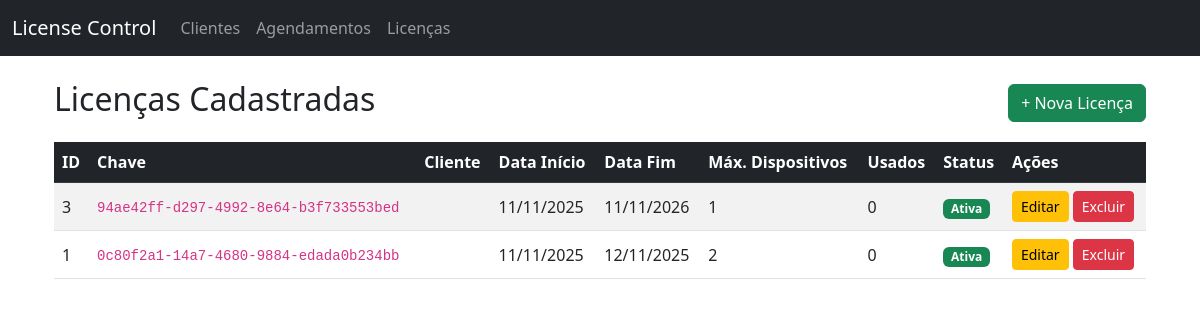
The app's page /listar/ with its own data.
### licenses/models.py (models this page shows, shortened)
class License(models.Model):
    key = models.UUIDField(default=uuid.uuid4, editable=False, unique=True)
    cliente = models.ForeignKey(
        'Cliente',
        on_delete=models.CASCADE,
        related_name='licenses',
        null=True,
        blank=True
    )
    data_inicio = models.DateTimeField(default=timezone.now)
    data_fim = models.DateTimeField(blank=True, null=True)
    expires_at = models.DateTimeField()
    is_active = models.BooleanField(default=True)
    max_devices = models.IntegerField(default=1)
    used_devices = models.IntegerField(default=0)
    class Meta:
        verbose_name = "Licença"
        verbose_name_plural = "Licenças"
        ordering = ['-data_inicio']

### licenses/views.py (the view)
# urls.py: path('listar/', views.listar_licencas, name='listar_licencas'),
def listar_licencas(request):
    licencas = License.objects.all().order_by('-data_inicio')
    return render(request, 'listar_licencas.html', {'licencas': licencas})

### templates/listar_licencas.html (shortened to what this page needs)
{% extends 'base.html' %}
{% block content %}
<div class="container mt-4">
  <div class="d-flex justify-content-between align-items-center mb-3">
    <h2>Licenças Cadastradas</h2>
    <a href="{% url 'criar_licenca' %}" class="btn btn-success">+ Nova Licença</a>
  </div>
  {% if licencas %}
  <table class="table table-striped table-hover align-middle">
    <thead class="table-dark">
      <tr>
        <th>ID</th>
        <th>Chave</th>
        <th>Cliente</th>
        <th>Data Início</th>
        <th>Data Fim</th>
        <th>Máx. Dispositivos</th>
        <th>Usados</th>
        <th>Status</th>
        <th>Ações</th>
      </tr>
    </thead>
    <tbody>
      {% for licenca in licencas %}
      <tr>
        <td>{{ licenca.id }}</td>
        <td><code>{{ licenca.key }}</code></td>
        <td>
        </td>
        <td>{{ licenca.data_inicio|date:"d/m/Y" }}</td>
        <td>{{ licenca.data_fim|date:"d/m/Y" }}</td>
        <td>{{ licenca.max_devices }}</td>
        <td>{{ licenca.used_devices }}</td>
        <td>
          {% if licenca.is_active %}
            <span class="badge bg-success">Ativa</span>
          {% else %}
            <span class="badge bg-danger">Inativa</span>
          {% endif %}
        </td>
        <td>
          <a href="#" class="btn btn-sm btn-warning">Editar</a>
          <a href="#" class="btn btn-sm btn-danger">Excluir</a>
        </td>
      </tr>
      {% endfor %}
    </tbody>
  </table>
  {% else %}
  <div class="alert alert-info">Nenhuma licença cadastrada até o momento.</div>
  {% endif %}
</div>
{% endblock %}

### templates/base.html (shortened to what this page needs)
<!DOCTYPE html>
<html lang="pt-br">
<head>
    <link rel="stylesheet" href="https://cdn.jsdelivr.net/npm/bootstrap@5.3.0/dist/css/bootstrap.min.css">
</head>
<body>
    <nav class="navbar navbar-expand-lg navbar-dark bg-dark">
        <div class="container-fluid">
            <a class="navbar-brand" href="{% url 'home' %}">License Control</a>
            <div class="collapse navbar-collapse" id="navbarNav">
                <ul class="navbar-nav">
                    <li class="nav-item">
                        <a class="nav-link" href="{% url 'admin_clientes' %}">Clientes</a>
                    </li>
                    <li class="nav-item">
                        <a class="nav-link" href="#">Agendamentos</a>
                    </li>
                    <li class="nav-item">
                        <a class="nav-link" href="{% url 'admin_licensas' %}">Licenças</a>
                    </li>
                </ul>
            </div>
        </div>
    </nav>
    <div class="container mt-4">
        {% block content %}
        {% endblock %}
    </div>
</body>
</html>

### records on screen
License: id "3", key "94ae42ff-d297-4992-8e64-b3f733553bed", data_inicio "11/11/2025", data_fim "11/11/2026", max_devices "1", used_devices "0", is_active "Ativa"
License: id "1", key "0c80f2a1-14a7-4680-9884-edada0b234bb", data_inicio "11/11/2025", data_fim "12/11/2025", max_devices "2", used_devices "0", is_active "Ativa"
